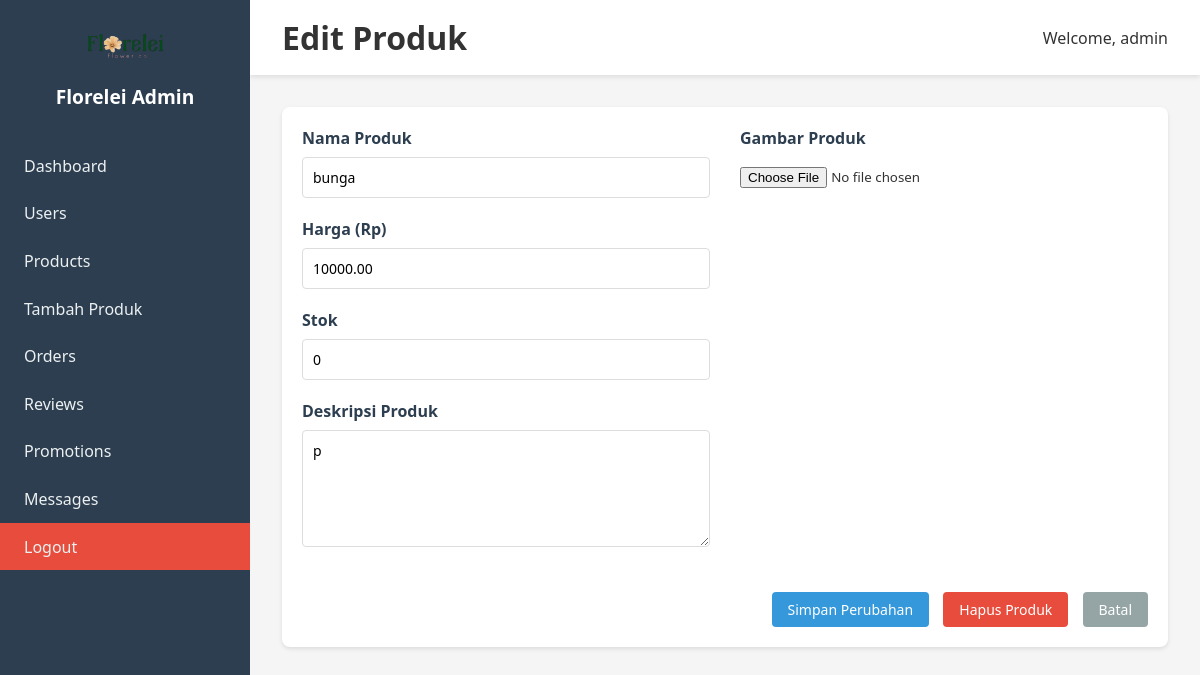
/admin_edit_produk.php?id=17 (signed in), run on the app's committed database.
### tables this page shows
CREATE TABLE `barang` (
  `id` int(11) NOT NULL,
  `nama_barang` varchar(100) NOT NULL,
  `deskripsi` text DEFAULT NULL,
  `harga` decimal(10,2) NOT NULL,
  `gambar` varchar(255) DEFAULT 'default.jpg',
  `stok` int(11) DEFAULT 0,
  `terjual` int(11) DEFAULT 0,
  `created_at` timestamp NOT NULL DEFAULT current_timestamp()
);

### admin_edit_produk.php (the view, shortened to what this page needs)
<?php
include "conn.php";
$id = $nama_barang = $harga = $stok = $deskripsi = $gambar = $current_image = '';
if (isset($_GET['id'])) {
    $id = $_GET['id'];
    $stmt = $pdo->prepare("SELECT * FROM barang WHERE id = ?");
    $stmt->execute([$id]);
    $product = $stmt->fetch();
    if ($product) {
        $nama_barang = $product['nama_barang'];
        $harga = $product['harga'];
        $stok = $product['stok'];
        $deskripsi = $product['deskripsi'];
    } else {
        header("Location: admin_products.php");
        exit;
    }
} else {
    header("Location: admin_products.php");
    exit;
}
?>
<!DOCTYPE html>
<html lang="id">
<head>
    <link rel="stylesheet" href="admin.css">
</head>
<body>
    <div class="admin-container">
        <div class="admin-sidebar">
            <div class="admin-logo">
                <img src="img/logo.png" alt="Florelei" class="admin-logo-img">
                <h2>Florelei Admin</h2>
            </div>
            <nav class="admin-nav">
                <a href="admin_dashboard.php" class="admin-nav-link">Dashboard</a>
                <a href="admin_users.php" class="admin-nav-link">Users</a>
                <a href="admin_products.php" class="admin-nav-link">Products</a>
                <a href="admin_tambah_produk.php" class="admin-nav-link">Tambah Produk</a>
                <a href="admin_orders.php" class="admin-nav-link">Orders</a>
                <a href="admin_reviews.php" class="admin-nav-link">Reviews</a>
                <a href="admin_promotions.php" class="admin-nav-link">Promotions</a>
                <a href="admin_messages.php" class="admin-nav-link">Messages</a>
                <a href="admin_logout.php" class="admin-nav-link logout">Logout</a>
            </nav>
        </div>
        <div class="admin-main">
            <header class="admin-header">
                <h1>Edit Produk</h1>
                <div class="admin-user">
                    <span>Welcome, <?php echo htmlspecialchars($_SESSION['admin_username']); ?></span>
                </div>
            </header>
            <div class="admin-content">
                <div class="admin-tambah-produk">
                    <form class="admin-form-produk" method="POST" enctype="multipart/form-data">
                        <div class="admin-form-row">
                            <div class="admin-form-col">
                                <div class="admin-form-group">
                                    <label for="nama_barang" class="admin-form-label">Nama Produk</label>
                                    <input type="text" id="nama_barang" name="nama_barang" class="admin-form-input"
                                           value="<?php echo htmlspecialchars($nama_barang); ?>" required>
                                </div>
                                <div class="admin-form-group">
                                    <label for="harga" class="admin-form-label">Harga (Rp)</label>
                                    <input type="number" id="harga" name="harga" class="admin-form-input"
                                           value="<?php echo htmlspecialchars($harga); ?>" min="0" step="1000" required>
                                </div>
                                <div class="admin-form-group">
                                    <label for="stok" class="admin-form-label">Stok</label>
                                    <input type="number" id="stok" name="stok" class="admin-form-input"
                                           value="<?php echo htmlspecialchars($stok); ?>" min="0" required>
                                </div>
                                <div class="admin-form-group">
                                    <label for="deskripsi" class="admin-form-label">Deskripsi Produk</label>
                                    <textarea id="deskripsi" name="deskripsi" class="admin-form-textarea"
                                              rows="5"><?php echo htmlspecialchars($deskripsi); ?></textarea>
                                </div>
                            </div>
                            <div class="admin-form-col">
                                <div class="admin-form-group">
                                    <label for="gambar" class="admin-form-label">Gambar Produk</label>
                                    <input type="file" id="gambar" name="gambar" class="admin-form-file"
                                           accept="image/*" onchange="previewImage(event)">
                                </div>
                            </div>
                        </div>
                        <div class="admin-form-actions">
                            <button type="submit" formaction="admin_edit_produk.php?id=<?php echo $id; ?>"
                                    class="admin-btn admin-btn-primary">Simpan Perubahan</button>
                            <button type="submit" name="delete_product" class="admin-btn admin-btn-danger"
                                    onclick="return confirmDelete()">Hapus Produk</button>
                            <a href="admin_products.php" class="admin-btn admin-btn-secondary">Batal</a>
                        </div>
                    </form>
                </div>
            </div>
        </div>
    </div>
</body>
</html>

### admin.css (style rules this page uses)
* { margin: 0; padding: 0; box-sizing: border-box; font-family: 'Segoe UI', Tahoma, Geneva, Verdana, sans-serif; }
body { background-color: #f5f5f5; color: #333; }
.admin-form-group { margin-bottom: 1.5rem; position: relative; }
.admin-form-label { display: block; margin-bottom: 0.5rem; font-weight: 500; color: #2c3e50; }
.admin-form-input { width: 100%; padding: 0.8rem 1rem; border: 1px solid #ddd; border-radius: 5px; font-size: 1rem; transition: border-color 0.3s; }
.admin-container { display: flex; min-height: 100vh; }
.admin-sidebar { width: 250px; background-color: #2c3e50; color: white; padding: 1.5rem 0; position: fixed; height: 100%; }
.admin-logo { display: flex; flex-direction: column; align-items: center; margin-bottom: 2rem; padding: 0 1.5rem; }
.admin-logo-img { width: 80px; height: auto; margin-bottom: 1rem; }
.admin-logo h2 { font-size: 1.2rem; text-align: center; }
.admin-nav { display: flex; flex-direction: column; }
.admin-nav-link { color: #ecf0f1; text-decoration: none; padding: 0.8rem 1.5rem; transition: background-color 0.3s; }
.admin-nav-link.logout { margin-top: auto; background-color: #e74c3c; }
.admin-main { flex: 1; margin-left: 250px; }
.admin-header { background-color: white; padding: 1rem 2rem; display: flex; justify-content: space-between; align-items: center; box-shadow: 0 2px 5px rgba(0, 0, 0, 0.1); }
.admin-user { display: flex; align-items: center; gap: 0.5rem; }
.admin-content { padding: 2rem; }
.admin-btn { display: inline-block; padding: 8px 16px; border-radius: 4px; text-decoration: none; font-size: 14px; cursor: pointer; border: none; transition: background-color 0.3s; }
.admin-btn-primary { background-color: #3498db; color: white; }
.admin-btn-secondary { background-color: #95a5a6; color: white; }
.admin-btn-danger { background-color: #e74c3c; color: white; }
.admin-form-produk { background: white; padding: 20px; border-radius: 8px; box-shadow: 0 2px 4px rgba(0,0,0,0.1); }
.admin-form-row { display: flex; flex-wrap: wrap; margin: 0 -15px; }
.admin-form-col { flex: 1; padding: 0 15px; min-width: 300px; }
.admin-form-group { margin-bottom: 20px; }
.admin-form-label { display: block; margin-bottom: 8px; font-weight: 600; }
.admin-form-input { width: 100%; padding: 10px; border: 1px solid #ddd; border-radius: 4px; font-size: 14px; }
.admin-form-textarea { width: 100%; padding: 10px; border: 1px solid #ddd; border-radius: 4px; font-size: 14px; min-height: 100px; resize: vertical; }
.admin-form-file { width: 100%; padding: 10px 0; }
.admin-form-actions { margin-top: 20px; text-align: right; }
.admin-form-actions .admin-btn { margin-left: 10px; }

### data on the page
barang: nama_barang "bunga", harga "10000.00", stok "0", deskripsi "p"

### other printed values
$_SESSION['admin_username'] "admin"
